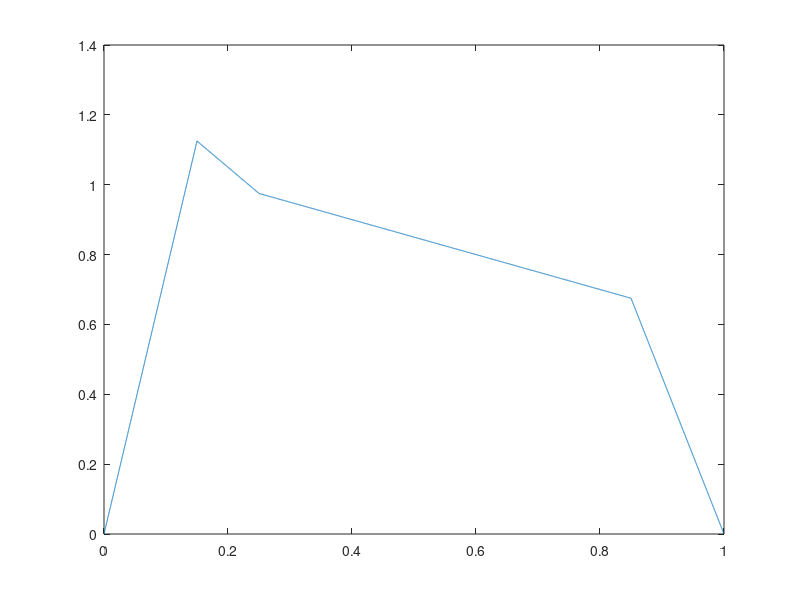

Reproduce this figure in MATLAB.
fs = 11025;
dur =1;

tA = 0:(1/fs):0.15*dur;
tD = 0.15*dur:(1/fs):0.25*dur;
tS = 0.25*dur:(1/fs):0.85*dur;
tR = 0.85*dur:(1/fs):dur;

EA = 7.5*tA;
ED = -1.5*tD + 1.35;
ES = -0.5*tS + 1.1;
ER = -4.5*tR + 4.5;

E = [EA ED ES ER];
t = [tA tD tS tR];

plot(t,E)